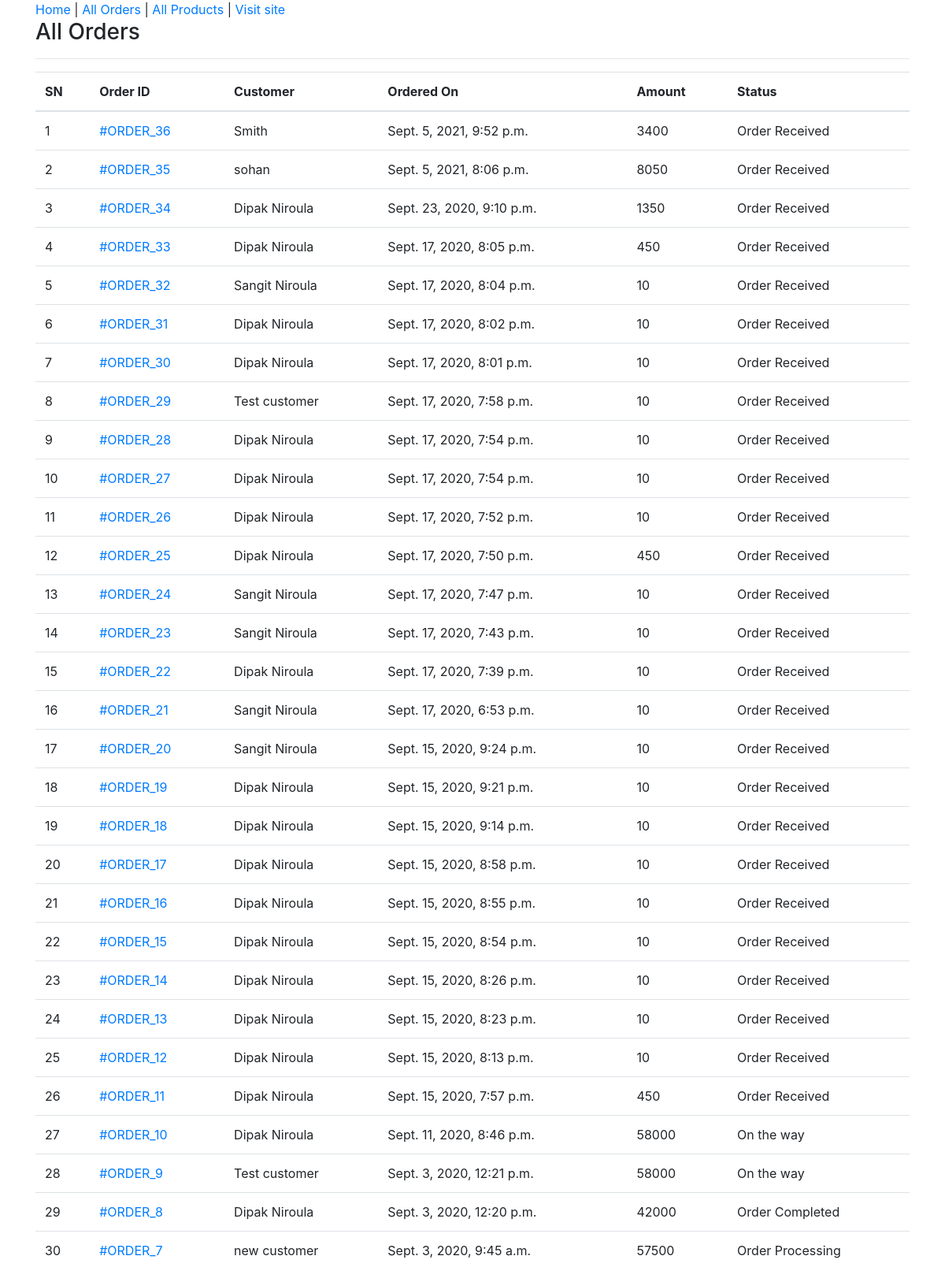
/admin-all-orders/ (signed in), run on the app's committed database.
### ecomapp/models.py (models this page shows, shortened)
class Order(models.Model):
    cart = models.OneToOneField(Cart, on_delete=models.CASCADE)
    ordered_by = models.CharField(max_length=200)
    shipping_address = models.CharField(max_length=200)
    mobile = models.CharField(max_length=10)
    email = models.EmailField(null=True, blank=True)
    subtotal = models.PositiveIntegerField()
    discount = models.PositiveIntegerField()
    total = models.PositiveIntegerField()
    order_status = models.CharField(max_length=50, choices=ORDER_STATUS)
    created_at = models.DateTimeField(auto_now_add=True)
    payment_method = models.CharField(
        max_length=20, choices=METHOD, default="Cash On Delivery")
    payment_completed = models.BooleanField(
        default=False, null=True, blank=True)

### ecomapp/views.py (the view)
# urls.py: path("admin-all-orders/", AdminOrderListView.as_view(), name="adminorderlist"),
class AdminOrderListView(AdminRequiredMixin, ListView):
    template_name = "adminpages/adminorderlist.html"
    queryset = Order.objects.all().order_by("-id")
    context_object_name = "allorders"

### ecomapp/views.py (called while the page is built)
    def dispatch(self, request, *args, **kwargs):
        if request.user.is_authenticated and Admin.objects.filter(user=request.user).exists():
            pass
        else:
            return redirect("/admin-login/")
        return super().dispatch(request, *args, **kwargs)

### templates/adminpages/adminorderlist.html (shortened to what this page needs)
{% extends 'adminpages/adminbase.html' %}
{% block content %}
<div class="container">
    <div class="row">
        <div class="col-md-12">
            <h3>All Orders</h3><hr>
            <table class="table">
                <thead>
                    <tr>
                        <th>SN</th>
                        <th>Order ID </th>
                        <th>Customer</th>
                        <th>Ordered On</th>
                        <th>Amount</th>
                        <th>Status</th>
                    </tr>
                </thead>
                <tbody>
                    {% for order in allorders %}
                    <tr>
                        <td>{{forloop.counter}}</td>
                        <td><a href="{% url 'ecomapp:adminorderdetail' order.id %}">#ORDER_{{order.id}}</a></td>
                        <td>{{order.ordered_by}}</td>
                        <td>{{order.created_at}}</td>
                        <td>{{order.total}}</td>
                        <td>{{order.order_status}}</td>
                    </tr>
                    {% endfor %}
                </tbody>
            </table>
        </div>
    </div>
</div>
{% endblock %}

### data on the page
Order: id "36", ordered_by "Smith", created_at "Sept. 5, 2021, 9:52 p.m.", total "3400", order_status "Order Received"
Order: id "35", ordered_by "sohan", created_at "Sept. 5, 2021, 8:06 p.m.", total "8050", order_status "Order Received"
Order: id "34", ordered_by "Dipak Niroula", created_at "Sept. 23, 2020, 9:10 p.m.", total "1350", order_status "Order Received"
Order: id "33", ordered_by "Dipak Niroula", created_at "Sept. 17, 2020, 8:05 p.m.", total "450", order_status "Order Received"
Order: id "32", ordered_by "Sangit Niroula", created_at "Sept. 17, 2020, 8:04 p.m.", total "10", order_status "Order Received"
Order: id "31", ordered_by "Dipak Niroula", created_at "Sept. 17, 2020, 8:02 p.m.", total "10", order_status "Order Received"
Order: id "30", ordered_by "Dipak Niroula", created_at "Sept. 17, 2020, 8:01 p.m.", total "10", order_status "Order Received"
Order: id "29", ordered_by "Test customer", created_at "Sept. 17, 2020, 7:58 p.m.", total "10", order_status "Order Received"
Order: id "28", ordered_by "Dipak Niroula", created_at "Sept. 17, 2020, 7:54 p.m.", total "10", order_status "Order Received"
Order: id "27", ordered_by "Dipak Niroula", created_at "Sept. 17, 2020, 7:54 p.m.", total "10", order_status "Order Received"
Order: id "26", ordered_by "Dipak Niroula", created_at "Sept. 17, 2020, 7:52 p.m.", total "10", order_status "Order Received"
Order: id "25", ordered_by "Dipak Niroula", created_at "Sept. 17, 2020, 7:50 p.m.", total "450", order_status "Order Received"
Order: id "24", ordered_by "Sangit Niroula", created_at "Sept. 17, 2020, 7:47 p.m.", total "10", order_status "Order Received"
Order: id "23", ordered_by "Sangit Niroula", created_at "Sept. 17, 2020, 7:43 p.m.", total "10", order_status "Order Received"
Order: id "22", ordered_by "Dipak Niroula", created_at "Sept. 17, 2020, 7:39 p.m.", total "10", order_status "Order Received"
Order: id "21", ordered_by "Sangit Niroula", created_at "Sept. 17, 2020, 6:53 p.m.", total "10", order_status "Order Received"
Order: id "20", ordered_by "Sangit Niroula", created_at "Sept. 15, 2020, 9:24 p.m.", total "10", order_status "Order Received"
Order: id "19", ordered_by "Dipak Niroula", created_at "Sept. 15, 2020, 9:21 p.m.", total "10", order_status "Order Received"
Order: id "18", ordered_by "Dipak Niroula", created_at "Sept. 15, 2020, 9:14 p.m.", total "10", order_status "Order Received"
Order: id "17", ordered_by "Dipak Niroula", created_at "Sept. 15, 2020, 8:58 p.m.", total "10", order_status "Order Received"
Order: id "16", ordered_by "Dipak Niroula", created_at "Sept. 15, 2020, 8:55 p.m.", total "10", order_status "Order Received"
Order: id "15", ordered_by "Dipak Niroula", created_at "Sept. 15, 2020, 8:54 p.m.", total "10", order_status "Order Received"
Order: id "14", ordered_by "Dipak Niroula", created_at "Sept. 15, 2020, 8:26 p.m.", total "10", order_status "Order Received"
Order: id "13", ordered_by "Dipak Niroula", created_at "Sept. 15, 2020, 8:23 p.m.", total "10", order_status "Order Received"
Order: id "12", ordered_by "Dipak Niroula", created_at "Sept. 15, 2020, 8:13 p.m.", total "10", order_status "Order Received"
Order: id "11", ordered_by "Dipak Niroula", created_at "Sept. 15, 2020, 7:57 p.m.", total "450", order_status "Order Received"
Order: id "10", ordered_by "Dipak Niroula", created_at "Sept. 11, 2020, 8:46 p.m.", total "58000", order_status "On the way"
Order: id "9", ordered_by "Test customer", created_at "Sept. 3, 2020, 12:21 p.m.", total "58000", order_status "On the way"
Order: id "8", ordered_by "Dipak Niroula", created_at "Sept. 3, 2020, 12:20 p.m.", total "42000", order_status "Order Completed"
Order: id "7", ordered_by "new customer", created_at "Sept. 3, 2020, 9:45 a.m.", total "57500", order_status "Order Processing"
